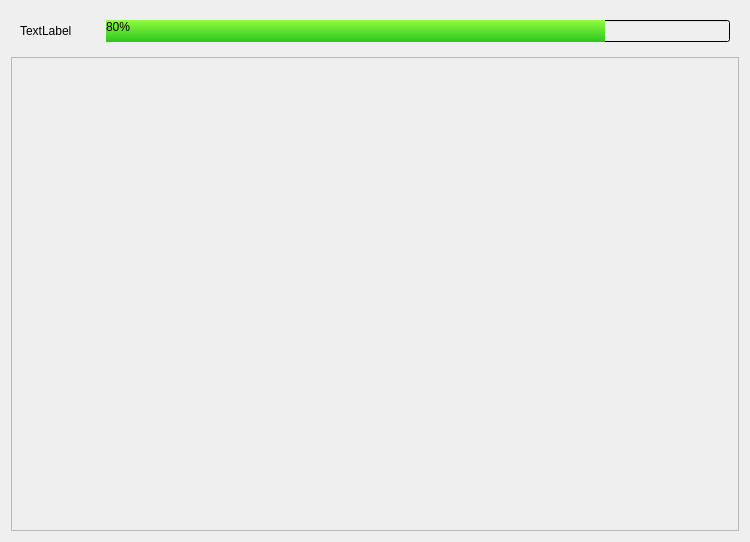
<?xml version="1.0" encoding="UTF-8"?>
<ui version="4.0">
 <class>AlgorithmExecutionScreen</class>
 <widget class="QWidget" name="AlgorithmExecutionScreen">
  <property name="geometry">
   <rect>
    <x>0</x>
    <y>0</y>
    <width>750</width>
    <height>542</height>
   </rect>
  </property>
  <property name="windowTitle">
   <string>Algorithm execution screen</string>
  </property>
  <property name="styleSheet">
   <string notr="true"/>
  </property>
  <layout class="QVBoxLayout" name="verticalLayout">
   <item>
    <widget class="QWidget" name="widget" native="true">
     <property name="enabled">
      <bool>true</bool>
     </property>
     <property name="styleSheet">
      <string notr="true">background-color: qlineargradient(spread:pad, x1:1, y1:1, x2:1, y2:1, stop:0 rgba(0, 0, 0, 0), stop:0.52 rgba(0, 0, 0, 0), stop:0.565 rgba(82, 121, 76, 33), stop:0.65 rgba(159, 235, 148, 64), stop:0.721925 rgba(255, 238, 150, 129), stop:0.77 rgba(255, 128, 128, 204), stop:0.89 rgba(191, 128, 255, 64), stop:1 rgba(0, 0, 0, 0));</string>
     </property>
     <layout class="QHBoxLayout" name="horizontalLayout_5">
      <item>
       <layout class="QHBoxLayout" name="horizontalLayout_3">
        <item>
         <widget class="QLabel" name="diag_status_label">
          <property name="styleSheet">
           <string notr="true">font: 75 11pt &quot;Monospace&quot;;
color: black;</string>
          </property>
          <property name="text">
           <string>TextLabel</string>
          </property>
         </widget>
        </item>
        <item>
         <spacer name="horizontalSpacer_20">
          <property name="orientation">
           <enum>Qt::Horizontal</enum>
          </property>
          <property name="sizeType">
           <enum>QSizePolicy::Fixed</enum>
          </property>
          <property name="sizeHint" stdset="0">
           <size>
            <width>28</width>
            <height>20</height>
           </size>
          </property>
         </spacer>
        </item>
        <item>
         <widget class="QProgressBar" name="progress_bar">
          <property name="styleSheet">
           <string notr="true">font: 75 11pt &quot;Monospace&quot;;
color: black;

 QProgressBar {
    border: 0px;
	background-color: rgb(189,189, 189);
 }

 QProgressBar::chunk {;
	border-right: 0px;
	border-top-left-radius: 5px;
	border-bottom-left-radius: 5px;
     background-color: qlineargradient(spread:pad, x1:0, y1:0, x2:0, y2:1, stop:0 rgba(146, 252, 66, 255), stop:1 rgba(42, 198, 29, 255));	
   width: 1px;    
 }</string>
          </property>
          <property name="minimum">
           <number>0</number>
          </property>
          <property name="value">
           <number>80</number>
          </property>
          <property name="textVisible">
           <bool>true</bool>
          </property>
         </widget>
        </item>
       </layout>
      </item>
     </layout>
    </widget>
   </item>
   <item>
    <widget class="QScrollArea" name="scrollArea">
     <property name="styleSheet">
      <string notr="true"/>
     </property>
     <property name="widgetResizable">
      <bool>true</bool>
     </property>
     <widget class="QWidget" name="scrollAreaWidgetContents">
      <property name="geometry">
       <rect>
        <x>0</x>
        <y>0</y>
        <width>730</width>
        <height>470</height>
       </rect>
      </property>
      <property name="styleSheet">
       <string notr="true"/>
      </property>
      <layout class="QVBoxLayout" name="verticalLayout_2">
       <item>
        <layout class="QVBoxLayout" name="vertical_layout_5"/>
       </item>
       <item>
        <spacer name="verticalSpacer">
         <property name="orientation">
          <enum>Qt::Vertical</enum>
         </property>
         <property name="sizeHint" stdset="0">
          <size>
           <width>20</width>
           <height>40</height>
          </size>
         </property>
        </spacer>
       </item>
      </layout>
     </widget>
    </widget>
   </item>
  </layout>
 </widget>
 <resources/>
 <connections/>
</ui>
